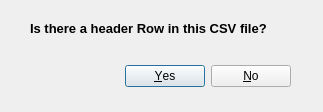
<?xml version="1.0" encoding="UTF-8"?>
<ui version="4.0">
 <class>ImportDialog</class>
 <widget class="QDialog" name="ImportDialog">
  <property name="geometry">
   <rect>
    <x>0</x>
    <y>0</y>
    <width>323</width>
    <height>112</height>
   </rect>
  </property>
  <property name="windowTitle">
   <string>Dialog</string>
  </property>
  <widget class="QDialogButtonBox" name="buttonBox">
   <property name="geometry">
    <rect>
     <x>60</x>
     <y>60</y>
     <width>231</width>
     <height>32</height>
    </rect>
   </property>
   <property name="orientation">
    <enum>Qt::Horizontal</enum>
   </property>
   <property name="standardButtons">
    <set>QDialogButtonBox::No|QDialogButtonBox::Yes</set>
   </property>
  </widget>
  <widget class="QLabel" name="label">
   <property name="geometry">
    <rect>
     <x>30</x>
     <y>20</y>
     <width>261</width>
     <height>16</height>
    </rect>
   </property>
   <property name="font">
    <font>
     <family>MS UI Gothic</family>
     <pointsize>10</pointsize>
     <weight>75</weight>
     <bold>true</bold>
    </font>
   </property>
   <property name="text">
    <string>Is there a header Row in this CSV file?</string>
   </property>
  </widget>
 </widget>
 <resources/>
 <connections>
  <connection>
   <sender>buttonBox</sender>
   <signal>accepted()</signal>
   <receiver>ImportDialog</receiver>
   <slot>accept()</slot>
   <hints>
    <hint type="sourcelabel">
     <x>248</x>
     <y>254</y>
    </hint>
    <hint type="destinationlabel">
     <x>157</x>
     <y>274</y>
    </hint>
   </hints>
  </connection>
  <connection>
   <sender>buttonBox</sender>
   <signal>rejected()</signal>
   <receiver>ImportDialog</receiver>
   <slot>reject()</slot>
   <hints>
    <hint type="sourcelabel">
     <x>316</x>
     <y>260</y>
    </hint>
    <hint type="destinationlabel">
     <x>286</x>
     <y>274</y>
    </hint>
   </hints>
  </connection>
 </connections>
</ui>
